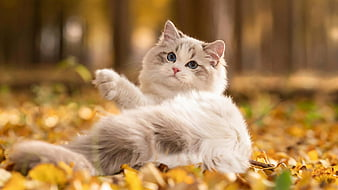
#> input picture image.jpg, 338 x 190 px, found by its file name
$ jupyter execute lab1.ipynb
#> lines starting #> are read from the running program, lines starting #| are printed output that depends on the picture; after the words box and inside, x2 and y2 are one past the last pixel; in counts of white or black regions, pixels touching at a corner belong together
[cell 1]
import cv2
import matplotlib.pyplot as plt

[cell 2]
image = cv2.imread('C:/Users/divij/Academics/CVDL/image.jpg')
#> image is the input picture: shape (190, 338, 3); mean B, G, R 80.9, 127.3, 164.9

[cell 3]
plt.imshow(image)
plt.show()

[cell 4]
image.shape
#> Out = (190, 338, 3)

[cell 5]
gray = cv2.cvtColor(image, cv2.COLOR_BGR2GRAY)
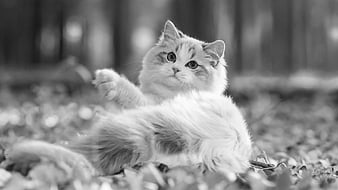
#> gray: shape (190, 338); min 4, max 255, mean 133.2
plt.imshow(gray, cmap= 'gray')
grayf = gray.copy()
sft = gray.copy()

[cell 6]
row,col = gray.shape
#> row = 190; col = 338
for r in range(row):
    for c in range(int(col/2)):
        temp = grayf[r][c]
        grayf[r][c] = grayf[r][col-c-1]
        grayf[r][col-c-1] = temp
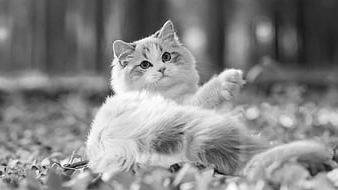
#> grayf: shape (190, 338); min 4, max 255, mean 133.2

[cell 7]
plt.imshow(grayf, cmap='gray')
plt.title('Flipped Image')

[cell 8]
row,col = gray.shape
sft = gray.copy()
for r in range(row):
    for c in range(col-51):
        sft[r][c] = sft[r][c+40]
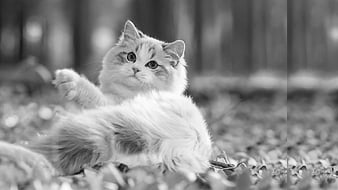
#> sft: shape (190, 338); min 4, max 255, mean 135.6

[cell 9]
plt.imshow(sft, cmap='gray')
plt.title('Shifted Image')

[cell 10]
rect = gray.copy()
cv2.rectangle(rect, (135,20),(225,110),(0,0,0),2)
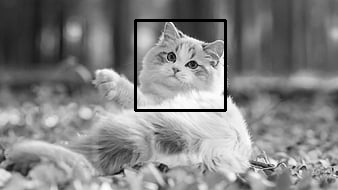
#> rect: shape (190, 338); 1.68% of pixels changed, all inside (x1, y1, x2, y2) = (134, 19, 227, 112)
plt.imshow(rect)

[cell 11]
import numpy as np
average= gray.copy()
average = average.astype(np.float64)
r , c = average.shape
#> r = 190; c = 338
avg_upd = average.copy()
for i in range(1,r-1):
    for j in range(1,c-1):
        avg_upd[i][j] = (average[i-1][j-1] + average[i-1][j] + average[i-1][j+1] + average[i][j-1] + average[i][j] + average[i][j+1] + average[i+1][j-1] + average[i+1][j] + average[i+1][j+1])/9

[cell 12]
plt.imshow(gray, cmap='gray')
plt.title('Original Image')

[cell 13]
plt.imshow(avg_upd, cmap='gray')
plt.title('Average Filter')

[cell 14]
simple_blur = cv2.blur(gray, (5,5))
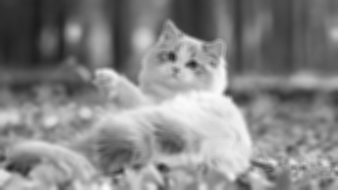
#> simple_blur: shape (190, 338); min 28, max 250, mean 133.2
gauss_blur = cv2.GaussianBlur(gray, (5,5), 0)
plt.imshow(simple_blur, cmap='gray')
plt.title('Simple Blur')
